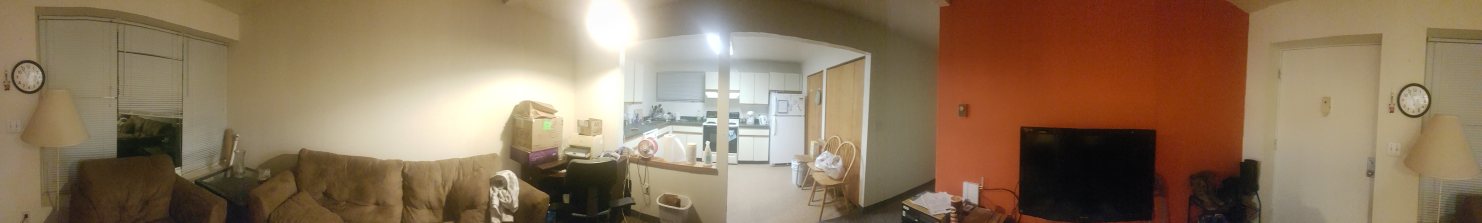
#> input picture location estimate/panoramatests/data/region1.jpg, 5928 x 892 px (shown at 1/4 size); its folder holds only this picture in this run
$ python resizepanorama.py
#> lines starting #> are read from the running program, lines starting #| are printed output that depends on the picture
import cv2
import numpy as np

# resize the files to 25% of its original size

indices = np.arange(1,13)

for i in indices:
    name = 'region%d.jpg' % (i)
    img = cv2.imread(name)
#> img is the input picture: shape (892, 5928, 3); mean B, G, R 91.5, 117.4, 140.3

    size = img.shape
#> size = (892, 5928, 3)
    size = (int(size[1]/4), int(size[0]/4))
#> size = (1482, 223)

    imgout = cv2.resize(img, size)
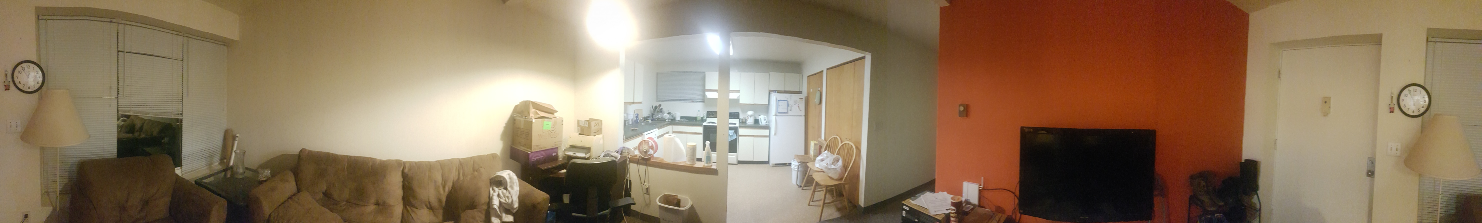
#> imgout: shape (223, 1482, 3); mean B, G, R 91.6, 117.5, 140.4
#> (the run stopped early here; a loop or call above may not have finished)
